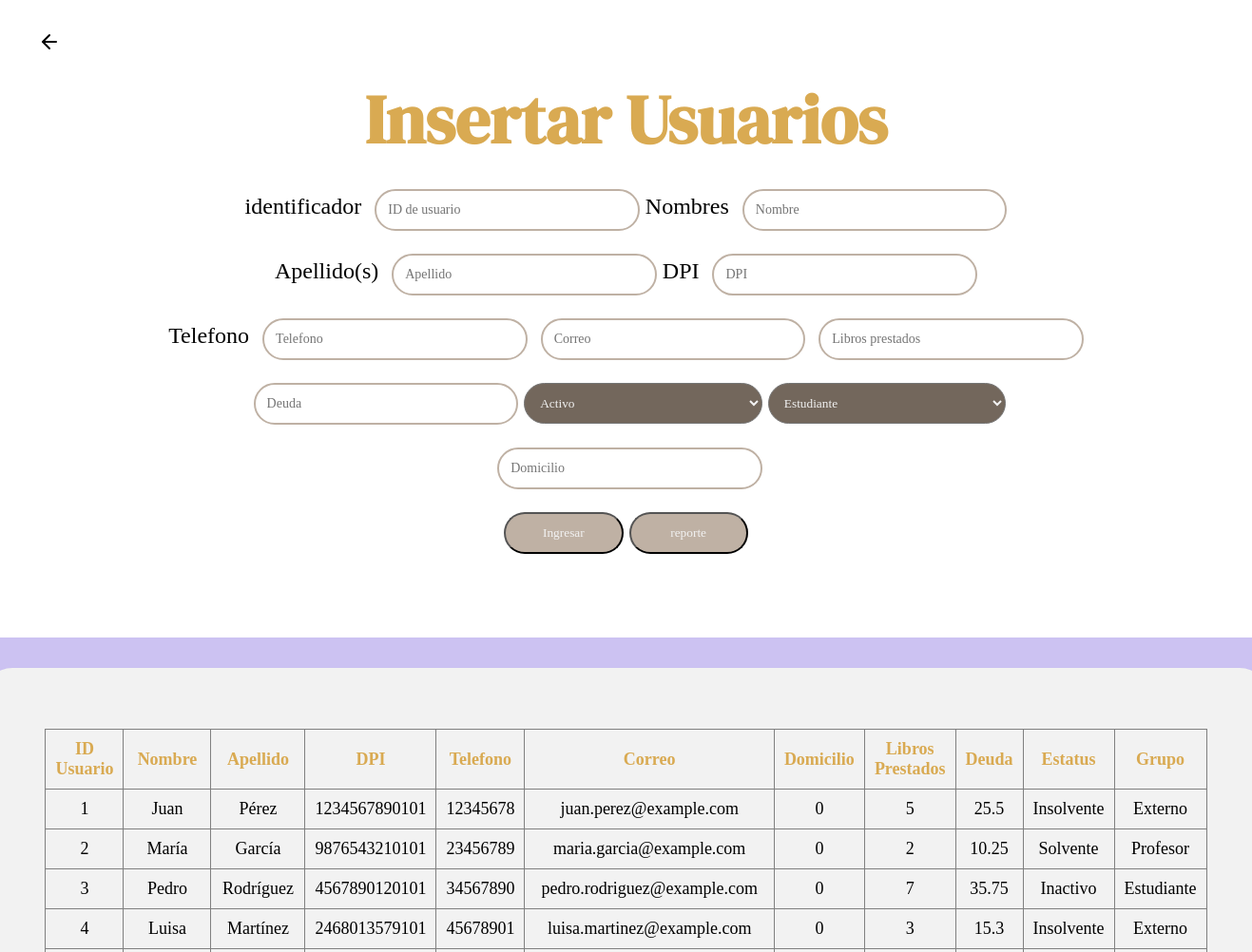
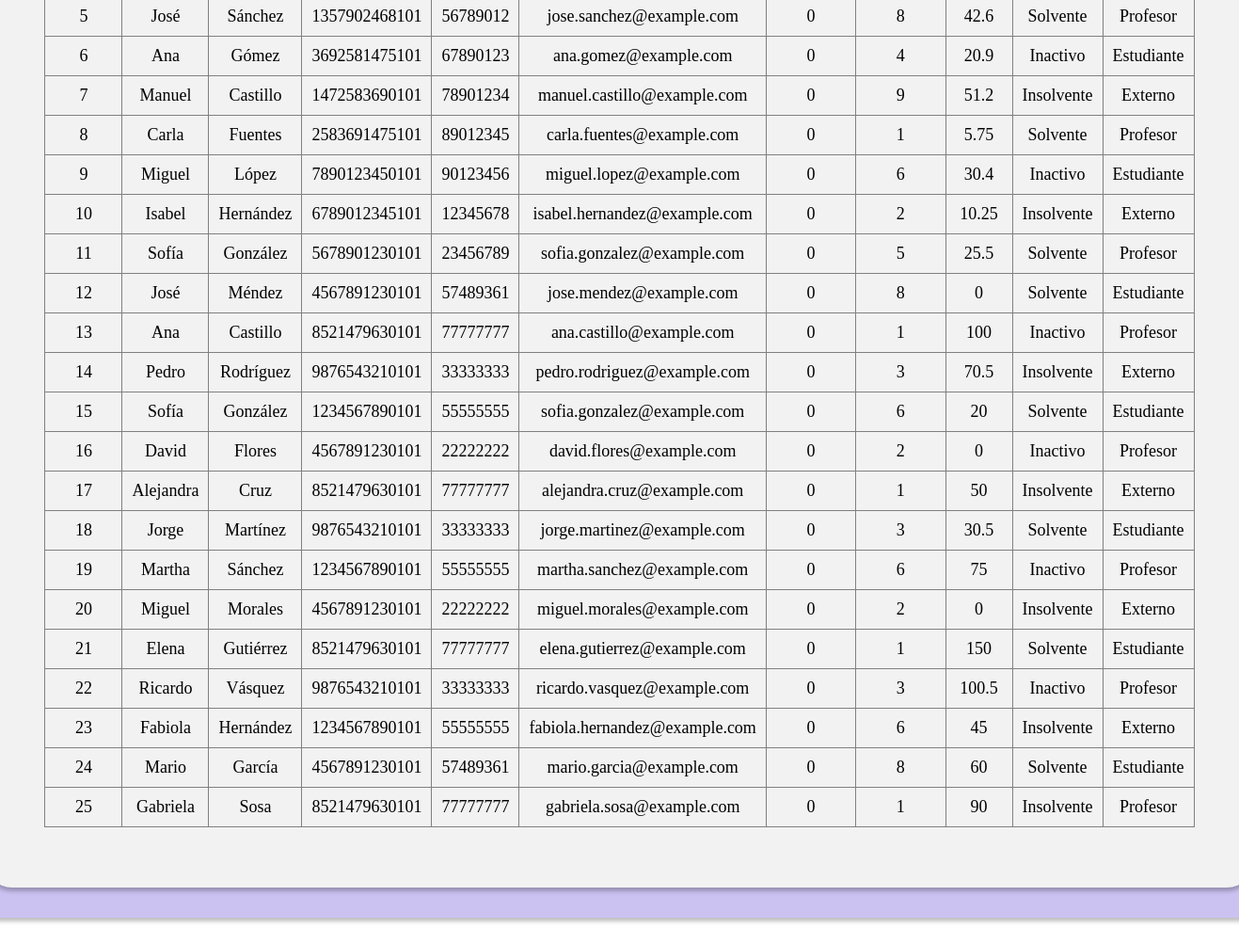
The page /Insercion_usuarios.php on the database its author committed (2 pictures, top to bottom).
### tables this page shows
CREATE TABLE `usuario` (
  `ID_USUARIO` int(11) NOT NULL,
  `NOMBRE` varchar(100) NOT NULL,
  `APELLIDO` varchar(100) NOT NULL,
  `DPI` bigint(20) NOT NULL,
  `TELEFONO` int(11) NOT NULL,
  `CORREO` varchar(100) NOT NULL,
  `DOMICILIO` varchar(100) NOT NULL,
  `LIBROS_PRESTADOS` int(11) NOT NULL,
  `DEUDA` double NOT NULL,
  `ID_ESTATUS` int(11) NOT NULL,
  `ID_GRUPO` int(11) NOT NULL
);

CREATE TABLE `estatus` (
  `ID_ESTATUS` int(11) NOT NULL,
  `DESCRIPCION` varchar(20) NOT NULL
);

CREATE TABLE `grupo` (
  `ID_GRUPO` int(11) NOT NULL,
  `DESCRIPCION` varchar(100) NOT NULL,
  `STATUS` varchar(50) NOT NULL
);

### Insercion_usuarios.php (the view, shortened to what this page needs)
<?php
include("funciones/conexion_bd.php");
?>
<!DOCTYPE html>
<html lang="en">
<head>
    <link rel="stylesheet" href="node_modules/sweetalert2/dist/sweetalert2.min.css">
    <link rel="stylesheet" href="responsive.css"/>
</head>
<body>
    <section class="return">
         <a href="index.php"><svg xmlns="http://www.w3.org/2000/svg" width="24" height="24" viewBox="0 0 24 24" fill="none" stroke="currentColor" stroke-width="2" stroke-linecap="round" stroke-linejoin="round" class="feather feather-arrow-left"><line x1="19" y1="12" x2="5" y2="12"></line><polyline points="12 19 5 12 12 5"></polyline></svg></a>
    </section>
    <div class="insertar">
        <div class="titulo">
            <h1 align="center">Insertar Usuarios</h1>
        </div>
        <div class="formulario">
            <form action="funciones/insertar_usuarios.php" method="post">
                <section class="blocks">
                    <td>identificador </td>
                    <td colspan="2" align="center">
                        <input type="text" name="id_usuario" placeholder="ID de usuario" required />
                    </td>
                    <td>Nombres</td>
                    <td colspan="2" align="center">
                        <input type="text" name="nombre" placeholder="Nombre" required />
                    </td>
                </section>
                <section class="blocks">
                    <td>Apellido(s) </td>
                    <td colspan="2" align="center">
                        <input type="text" name="apellido" placeholder="Apellido" required />
                    </td>
                    <td>DPI</td>
                    <td colspan="2" align="center">
                        <input type="text" name="dpi" placeholder="DPI" required />
                    </td>
                </section>
                <section class="blocks">
                    <td>Telefono</td>
                    <td colspan="2" align="center">
                        <input type="text" name="telefono" placeholder="Telefono" required />
                    </td>
                    <td colspan="2" align="center">
                        <input type="email" name="correo" placeholder="Correo" required />
                    </td>
                    <td colspan="2" align="center">
                        <input type="number" name="libros_prestados" placeholder="Libros prestados" required />
                    </td>
                </section>
                <section class="blocks">
                    <td colspan="2" align="center">
                        <input type="number" name="deuda" placeholder="Deuda" required />
                    </td>
                    <td>
                        <select name="id_estatus">
                            <option value="1">Activo</option>
                        </select>
                    </td>
                    <td colspan="2" align="center">
                        <td>
                            <select name="id_grupo">
                                <option value="1">Estudiante</option>
                            </select>
                        </td>
                    </td>
                </section>
                <section class="blocks">
                    <td colspan="2" align="center">
                        <input type="text" name="domicilio" placeholder="Domicilio" required />
                    </td>
                </section>
                <section class="blocks">
                    <td colspan="2" align="center">
                        <button class="principal" name="btn-ingresar">Ingresar</button>
                    </td>
                    <td align="center" colspan="2">
                      <button class="principal" name="btn-reporte"><a class="title" href="reporte_usuarios.php">reporte</a></button>
                    </td>
                </section>
            </form>
            <div class="section_tabla">
                <div class="fondo_tabla">
                    <div class="tabla">
	  <?php
    		$consulta = "SELECT u.ID_USUARIO, u.NOMBRE, u.APELLIDO, u.DPI, u.TELEFONO, u.CORREO, u.DOMICILIO, u.LIBROS_PRESTADOS, u.DEUDA, e.DESCRIPCION, g.DESCRIPCION as GDESCRIPCION
                 FROM usuario u
                 JOIN estatus e ON u.ID_ESTATUS = e.ID_ESTATUS
                 JOIN grupo g ON u.ID_GRUPO = g.ID_GRUPO";
    $resultado = mysqli_query($conn, $consulta);
    echo "<table border='1' align='center'>
            <tr>
                <th>ID Usuario</th>
                <th>Nombre</th>
                <th>Apellido</th>
                <th>DPI</th>
                <th>Telefono</th>
                <th>Correo</th>
                <th>Domicilio</th>
                <th>Libros Prestados</th>
                <th>Deuda</th>
                <th>Estatus</th>
                <th>Grupo</th>
            </tr>";
    while ($fila = mysqli_fetch_array($resultado)) {
        echo "<tr>";
        echo "<td>" . $fila['ID_USUARIO'] . "</td>";
        echo "<td>" . $fila['NOMBRE'] . "</td>";
        echo "<td>" . $fila['APELLIDO'] . "</td>";
        echo "<td>" . $fila['DPI'] . "</td>";
        echo "<td>" . $fila['TELEFONO'] . "</td>";
        echo "<td>" . $fila['CORREO'] . "</td>";
        echo "<td>" . $fila['DOMICILIO'] . "</td>";
        echo "<td>" . $fila['LIBROS_PRESTADOS'] . "</td>";
        echo "<td>" . $fila['DEUDA'] . "</td>";
        echo "<td>" . $fila['DESCRIPCION'] . "</td>";
        echo "<td>" . $fila['GDESCRIPCION'] . "</td>";
        echo "</tr>";
    }
    echo "</table>";
?>
                    </div>
                </div>
            </div>
        </div>
    </div>
</body>
</html>

### responsive.css (style rules this page uses)
.return { margin: 2rem 0 0 2rem; }
.insertar { margin-top: 1rem; }
h1 { font-family: 'DM Serif Display', serif; text-align: center; font-size: 72px; color: #D9AA52; margin: 0; }
.return a { color: black; }
.insertar .blocks { text-align: center; margin: 1.5rem; font-family: Calisto MT; font-size: 24px; }
.blocks input { border-radius: 30px; color: #BFB1A4; padding: 12px 12px; border: 2px solid #BFB1A4; font-size: 14px; font-family: Calisto MT; margin-left: 0.5rem; width: 20%; }
.blocks select { width: 20%; background-color: #73675C; font-family: Calisto MT; color: #F2F2F2; padding: 12px 12px; border-radius: 30px; }
.blocks .principal { width: 10%; background-color: #BFB1A4; font-family: Calisto MT; color: #F2F2F2; padding: 12px 12px; border-radius: 30px; }
.blocks .principal .title { text-decoration: none; color: #F2F2F2; }
.insertar .section_tabla { display: flex; justify-content: center; }
.insertar .fondo_tabla { margin: 4rem; padding: 2rem; text-align: center; background: #CCC2F2; box-shadow: 0px 4px 4px rgba(0, 0, 0, 0.25); border-radius: 30px; }
.insertar .fondo_tabla .tabla { box-shadow: 0px 4px 4px rgba(0, 0, 0, 0.25); border-radius: 30px; background-color: #F2F2F2; padding: 4rem; font-family: Calisto MT; font-size: 18px; }
.insertar .fondo_tabla .tabla table { border-collapse: collapse; width: 10px; }
.insertar .fondo_tabla .tabla table th { color: #D9AA52; padding: 10px; }
.insertar .fondo_tabla .tabla table td { padding: 10px; }

### rows shown on the page
usuario: ID_USUARIO "1", NOMBRE "Juan", APELLIDO "Pérez", DPI "1234567890101", TELEFONO "12345678", CORREO "juan.perez@example.com", DOMICILIO "0", LIBROS_PRESTADOS "5", DEUDA "25.5", ID_ESTATUS.DESCRIPCION "Insolvente", ID_GRUPO.DESCRIPCION "Externo"
usuario: ID_USUARIO "2", NOMBRE "María", APELLIDO "García", DPI "9876543210101", TELEFONO "23456789", CORREO "maria.garcia@example.com", DOMICILIO "0", LIBROS_PRESTADOS "2", DEUDA "10.25", ID_ESTATUS.DESCRIPCION "Solvente", ID_GRUPO.DESCRIPCION "Profesor"
usuario: ID_USUARIO "3", NOMBRE "Pedro", APELLIDO "Rodríguez", DPI "4567890120101", TELEFONO "34567890", CORREO "pedro.rodriguez@example.com", DOMICILIO "0", LIBROS_PRESTADOS "7", DEUDA "35.75", ID_ESTATUS.DESCRIPCION "Inactivo", ID_GRUPO.DESCRIPCION "Estudiante"
usuario: ID_USUARIO "4", NOMBRE "Luisa", APELLIDO "Martínez", DPI "2468013579101", TELEFONO "45678901", CORREO "luisa.martinez@example.com", DOMICILIO "0", LIBROS_PRESTADOS "3", DEUDA "15.3", ID_ESTATUS.DESCRIPCION "Insolvente", ID_GRUPO.DESCRIPCION "Externo"
usuario: ID_USUARIO "5", NOMBRE "José", APELLIDO "Sánchez", DPI "1357902468101", TELEFONO "56789012", CORREO "jose.sanchez@example.com", DOMICILIO "0", LIBROS_PRESTADOS "8", DEUDA "42.6", ID_ESTATUS.DESCRIPCION "Solvente", ID_GRUPO.DESCRIPCION "Profesor"
usuario: ID_USUARIO "6", NOMBRE "Ana", APELLIDO "Gómez", DPI "3692581475101", TELEFONO "67890123", CORREO "ana.gomez@example.com", DOMICILIO "0", LIBROS_PRESTADOS "4", DEUDA "20.9", ID_ESTATUS.DESCRIPCION "Inactivo", ID_GRUPO.DESCRIPCION "Estudiante"
usuario: ID_USUARIO "7", NOMBRE "Manuel", APELLIDO "Castillo", DPI "1472583690101", TELEFONO "78901234", CORREO "manuel.castillo@example.com", DOMICILIO "0", LIBROS_PRESTADOS "9", DEUDA "51.2", ID_ESTATUS.DESCRIPCION "Insolvente", ID_GRUPO.DESCRIPCION "Externo"
usuario: ID_USUARIO "8", NOMBRE "Carla", APELLIDO "Fuentes", DPI "2583691475101", TELEFONO "89012345", CORREO "carla.fuentes@example.com", DOMICILIO "0", LIBROS_PRESTADOS "1", DEUDA "5.75", ID_ESTATUS.DESCRIPCION "Solvente", ID_GRUPO.DESCRIPCION "Profesor"
usuario: ID_USUARIO "9", NOMBRE "Miguel", APELLIDO "López", DPI "7890123450101", TELEFONO "90123456", CORREO "miguel.lopez@example.com", DOMICILIO "0", LIBROS_PRESTADOS "6", DEUDA "30.4", ID_ESTATUS.DESCRIPCION "Inactivo", ID_GRUPO.DESCRIPCION "Estudiante"
usuario: ID_USUARIO "10", NOMBRE "Isabel", APELLIDO "Hernández", DPI "6789012345101", TELEFONO "12345678", CORREO "isabel.hernandez@example.com", DOMICILIO "0", LIBROS_PRESTADOS "2", DEUDA "10.25", ID_ESTATUS.DESCRIPCION "Insolvente", ID_GRUPO.DESCRIPCION "Externo"
usuario: ID_USUARIO "11", NOMBRE "Sofía", APELLIDO "González", DPI "5678901230101", TELEFONO "23456789", CORREO "sofia.gonzalez@example.com", DOMICILIO "0", LIBROS_PRESTADOS "5", DEUDA "25.5", ID_ESTATUS.DESCRIPCION "Solvente", ID_GRUPO.DESCRIPCION "Profesor"
usuario: ID_USUARIO "12", NOMBRE "José", APELLIDO "Méndez", DPI "4567891230101", TELEFONO "57489361", CORREO "jose.mendez@example.com", DOMICILIO "0", LIBROS_PRESTADOS "8", DEUDA "0", ID_ESTATUS.DESCRIPCION "Solvente", ID_GRUPO.DESCRIPCION "Estudiante"
usuario: ID_USUARIO "13", NOMBRE "Ana", APELLIDO "Castillo", DPI "8521479630101", TELEFONO "77777777", CORREO "ana.castillo@example.com", DOMICILIO "0", LIBROS_PRESTADOS "1", DEUDA "100", ID_ESTATUS.DESCRIPCION "Inactivo", ID_GRUPO.DESCRIPCION "Profesor"
usuario: ID_USUARIO "14", NOMBRE "Pedro", APELLIDO "Rodríguez", DPI "9876543210101", TELEFONO "33333333", CORREO "pedro.rodriguez@example.com", DOMICILIO "0", LIBROS_PRESTADOS "3", DEUDA "70.5", ID_ESTATUS.DESCRIPCION "Insolvente", ID_GRUPO.DESCRIPCION "Externo"
usuario: ID_USUARIO "15", NOMBRE "Sofía", APELLIDO "González", DPI "1234567890101", TELEFONO "55555555", CORREO "sofia.gonzalez@example.com", DOMICILIO "0", LIBROS_PRESTADOS "6", DEUDA "20", ID_ESTATUS.DESCRIPCION "Solvente", ID_GRUPO.DESCRIPCION "Estudiante"
usuario: ID_USUARIO "16", NOMBRE "David", APELLIDO "Flores", DPI "4567891230101", TELEFONO "22222222", CORREO "david.flores@example.com", DOMICILIO "0", LIBROS_PRESTADOS "2", DEUDA "0", ID_ESTATUS.DESCRIPCION "Inactivo", ID_GRUPO.DESCRIPCION "Profesor"
usuario: ID_USUARIO "17", NOMBRE "Alejandra", APELLIDO "Cruz", DPI "8521479630101", TELEFONO "77777777", CORREO "alejandra.cruz@example.com", DOMICILIO "0", LIBROS_PRESTADOS "1", DEUDA "50", ID_ESTATUS.DESCRIPCION "Insolvente", ID_GRUPO.DESCRIPCION "Externo"
usuario: ID_USUARIO "18", NOMBRE "Jorge", APELLIDO "Martínez", DPI "9876543210101", TELEFONO "33333333", CORREO "jorge.martinez@example.com", DOMICILIO "0", LIBROS_PRESTADOS "3", DEUDA "30.5", ID_ESTATUS.DESCRIPCION "Solvente", ID_GRUPO.DESCRIPCION "Estudiante"
usuario: ID_USUARIO "19", NOMBRE "Martha", APELLIDO "Sánchez", DPI "1234567890101", TELEFONO "55555555", CORREO "martha.sanchez@example.com", DOMICILIO "0", LIBROS_PRESTADOS "6", DEUDA "75", ID_ESTATUS.DESCRIPCION "Inactivo", ID_GRUPO.DESCRIPCION "Profesor"
usuario: ID_USUARIO "20", NOMBRE "Miguel", APELLIDO "Morales", DPI "4567891230101", TELEFONO "22222222", CORREO "miguel.morales@example.com", DOMICILIO "0", LIBROS_PRESTADOS "2", DEUDA "0", ID_ESTATUS.DESCRIPCION "Insolvente", ID_GRUPO.DESCRIPCION "Externo"
usuario: ID_USUARIO "21", NOMBRE "Elena", APELLIDO "Gutiérrez", DPI "8521479630101", TELEFONO "77777777", CORREO "elena.gutierrez@example.com", DOMICILIO "0", LIBROS_PRESTADOS "1", DEUDA "150", ID_ESTATUS.DESCRIPCION "Solvente", ID_GRUPO.DESCRIPCION "Estudiante"
usuario: ID_USUARIO "22", NOMBRE "Ricardo", APELLIDO "Vásquez", DPI "9876543210101", TELEFONO "33333333", CORREO "ricardo.vasquez@example.com", DOMICILIO "0", LIBROS_PRESTADOS "3", DEUDA "100.5", ID_ESTATUS.DESCRIPCION "Inactivo", ID_GRUPO.DESCRIPCION "Profesor"
usuario: ID_USUARIO "23", NOMBRE "Fabiola", APELLIDO "Hernández", DPI "1234567890101", TELEFONO "55555555", CORREO "fabiola.hernandez@example.com", DOMICILIO "0", LIBROS_PRESTADOS "6", DEUDA "45", ID_ESTATUS.DESCRIPCION "Insolvente", ID_GRUPO.DESCRIPCION "Externo"
usuario: ID_USUARIO "24", NOMBRE "Mario", APELLIDO "García", DPI "4567891230101", TELEFONO "57489361", CORREO "mario.garcia@example.com", DOMICILIO "0", LIBROS_PRESTADOS "8", DEUDA "60", ID_ESTATUS.DESCRIPCION "Solvente", ID_GRUPO.DESCRIPCION "Estudiante"
usuario: ID_USUARIO "25", NOMBRE "Gabriela", APELLIDO "Sosa", DPI "8521479630101", TELEFONO "77777777", CORREO "gabriela.sosa@example.com", DOMICILIO "0", LIBROS_PRESTADOS "1", DEUDA "90", ID_ESTATUS.DESCRIPCION "Insolvente", ID_GRUPO.DESCRIPCION "Profesor"
